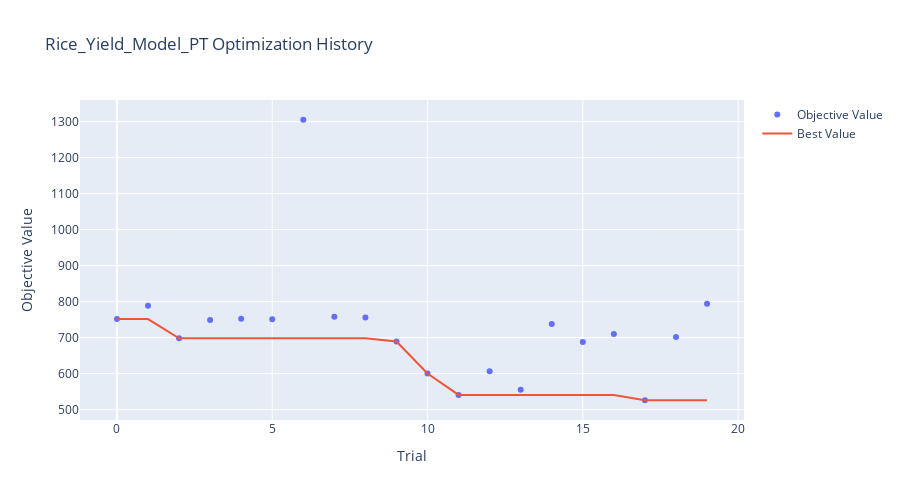
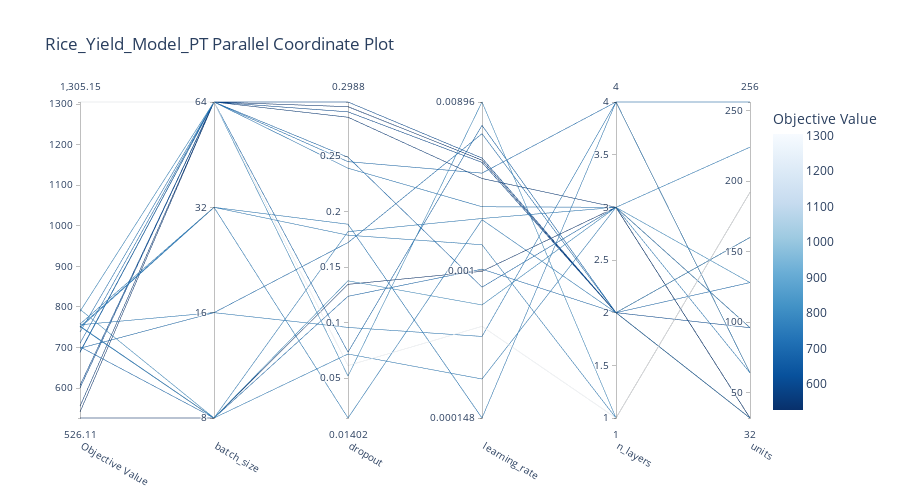
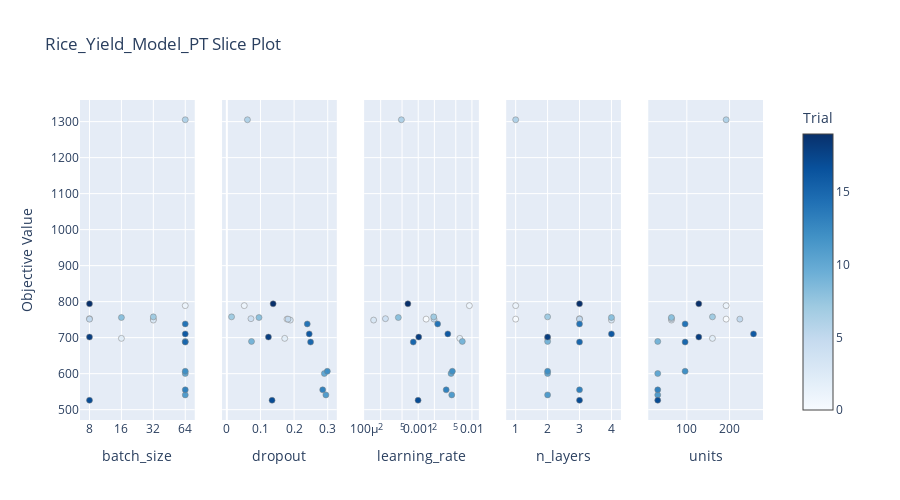

Here is the notebook cell these charts were saved with, in order:
### Markdown cell above
### 6. Optuna Visualization

### Code cell
# --- OPTUNA VISUALIZATIONS ---
name = "Rice_Yield_Model_PT"

# 1. Optimization History
fig = plot_optimization_history(study)
fig.update_layout(title=f'{name} Optimization History', width=900, height=500)
fig.show()

# 2. Parallel Coordinate
fig = plot_parallel_coordinate(study)
fig.update_layout(title=f'{name} Parallel Coordinate Plot', width=900, height=500)
fig.show()

# 3. Slice Plot
fig = plot_slice(study)
fig.update_layout(title=f'{name} Slice Plot', width=900, height=500)
fig.show()

### Figure 1 — Plotly figure (JSON) as saved in the notebook; plotly's stock layout.template omitted (floating-point values rounded to 4 significant figures)
{"data": [{"mode": "markers", "name": "Objective Value", "type": "scatter", "x": [0, 1, 2, 3, 4, 5, 6, 7, 8, 9, 10, 11, 12, 13, 14, 15, 16, 17, 18, 19], "y": [751.4, 788.9, 698.0, 748.8, 752.7, 751.4, 1305.0, 757.7, 755.9, 689.4, 600.3, 541.0, 606.6, 555.0, 738.1, 687.7, 710.4, 526.1, 701.6, 794.0]}, {"mode": "lines", "name": "Best Value", "type": "scatter", "x": [0, 1, 2, 3, 4, 5, 6, 7, 8, 9, 10, 11, 12, 13, 14, 15, 16, 17, 18, 19], "y": [751.4, 751.4, 698.0, 698.0, 698.0, 698.0, 698.0, 698.0, 698.0, 689.4, 600.3, 541.0, 541.0, 541.0, 541.0, 541.0, 541.0, 526.1, 526.1, 526.1]}, {"marker": {"color": "#cccccc"}, "mode": "markers", "name": "Infeasible Trial", "showlegend": false, "type": "scatter", "x": [], "y": []}], "layout": {"height": 500, "title": {"text": "Rice_Yield_Model_PT Optimization History"}, "width": 900, "xaxis": {"title": {"text": "Trial"}}, "yaxis": {"title": {"text": "Objective Value"}}}}

### Figure 2 — Plotly figure (JSON) as saved in the notebook; plotly's stock layout.template omitted (floating-point values rounded to 4 significant figures)
{"data": [{"dimensions": [{"label": "Objective Value", "range": [526.1, 1305.0], "values": [752.7, 751.4, 526.1, 701.6, 794.0, 698.0, 755.9, 751.4, 748.8, 757.7, 788.9, 1305.0, 689.4, 600.3, 541.0, 606.6, 555.0, 738.1, 687.7, 710.4]}, {"label": "batch_size", "range": [0, 3], "ticktext": ["8", "16", "32", "64"], "tickvals": [0, 1, 2, 3], "values": [0, 0, 0, 0, 0, 1, 1, 2, 2, 2, 3, 3, 3, 3, 3, 3, 3, 3, 3, 3]}, {"label": "dropout", "range": [0.01402, 0.2988], "values": [0.07168, 0.1819, 0.1345, 0.1237, 0.1376, 0.1721, 0.09564, 0.1788, 0.1886, 0.01402, 0.05181, 0.06129, 0.07335, 0.2899, 0.2946, 0.2988, 0.2851, 0.2391, 0.249, 0.245]}, {"label": "learning_rate", "range": [-3.83, -2.047], "ticktext": ["0.000148", "0.001", "0.00896"], "tickvals": [-3.83, -3, -2.047], "values": [-3.61, -2.705, -3.003, -2.99, -3.193, -2.226, -3.37, -2.853, -3.83, -2.712, -2.047, -3.313, -2.179, -2.388, -2.376, -2.364, -2.479, -2.638, -3.092, -2.449]}, {"label": "n_layers", "range": [1, 4], "values": [3, 3, 3, 2, 3, 2, 4, 1, 4, 2, 1, 1, 2, 2, 2, 2, 3, 3, 3, 4]}, {"label": "units", "range": [32, 256], "values": [64, 224, 32, 128, 128, 160, 64, 192, 64, 160, 192, 192, 32, 32, 32, 96, 32, 96, 96, 256]}], "labelangle": 30, "labelside": "bottom", "line": {"color": [752.7, 751.4, 526.1, 701.6, 794.0, 698.0, 755.9, 751.4, 748.8, 757.7, 788.9, 1305.0, 689.4, 600.3, 541.0, 606.6, 555.0, 738.1, 687.7, 710.4], "colorbar": {"title": {"text": "Objective Value"}}, "colorscale": [[0, "rgb(247,251,255)"], [0.125, "rgb(222,235,247)"], [0.25, "rgb(198,219,239)"], [0.375, "rgb(158,202,225)"], [0.5, "rgb(107,174,214)"], [0.625, "rgb(66,146,198)"], [0.75, "rgb(33,113,181)"], [0.875, "rgb(8,81,156)"], [1, "rgb(8,48,107)"]], "reversescale": true, "showscale": true}, "type": "parcoords"}], "layout": {"height": 500, "title": {"text": "Rice_Yield_Model_PT Parallel Coordinate Plot"}, "width": 900}}

### Figure 3 — Plotly figure (JSON) as saved in the notebook; plotly's stock layout.template omitted (floating-point values rounded to 4 significant figures)
{"data": [{"marker": {"color": [0, 1, 2, 3, 4, 5, 6, 7, 8, 9, 10, 11, 12, 13, 14, 15, 16, 17, 18, 19], "colorbar": {"title": {"text": "Trial"}, "x": 1, "xpad": 40}, "colorscale": [[0, "rgb(247,251,255)"], [0.125, "rgb(222,235,247)"], [0.25, "rgb(198,219,239)"], [0.375, "rgb(158,202,225)"], [0.5, "rgb(107,174,214)"], [0.625, "rgb(66,146,198)"], [0.75, "rgb(33,113,181)"], [0.875, "rgb(8,81,156)"], [1, "rgb(8,48,107)"]], "line": {"color": "Grey", "width": 0.5}, "showscale": true}, "mode": "markers", "name": "Feasible Trial", "showlegend": false, "type": "scatter", "x": [32, 64, 16, 32, 8, 8, 64, 32, 16, 64, 64, 64, 64, 64, 64, 64, 64, 8, 8, 8], "xaxis": "x", "y": [751.4, 788.9, 698.0, 748.8, 752.7, 751.4, 1305.0, 757.7, 755.9, 689.4, 600.3, 541.0, 606.6, 555.0, 738.1, 687.7, 710.4, 526.1, 701.6, 794.0], "yaxis": "y"}, {"marker": {"color": [0, 1, 2, 3, 4, 5, 6, 7, 8, 9, 10, 11, 12, 13, 14, 15, 16, 17, 18, 19], "colorbar": {"title": {"text": "Trial"}, "x": 1, "xpad": 40}, "colorscale": [[0, "rgb(247,251,255)"], [0.125, "rgb(222,235,247)"], [0.25, "rgb(198,219,239)"], [0.375, "rgb(158,202,225)"], [0.5, "rgb(107,174,214)"], [0.625, "rgb(66,146,198)"], [0.75, "rgb(33,113,181)"], [0.875, "rgb(8,81,156)"], [1, "rgb(8,48,107)"]], "line": {"color": "Grey", "width": 0.5}, "showscale": false}, "mode": "markers", "name": "Feasible Trial", "showlegend": false, "type": "scatter", "x": [0.1788, 0.05181, 0.1721, 0.1886, 0.07168, 0.1819, 0.06129, 0.01402, 0.09564, 0.07335, 0.2899, 0.2946, 0.2988, 0.2851, 0.2391, 0.249, 0.245, 0.1345, 0.1237, 0.1376], "xaxis": "x2", "y": [751.4, 788.9, 698.0, 748.8, 752.7, 751.4, 1305.0, 757.7, 755.9, 689.4, 600.3, 541.0, 606.6, 555.0, 738.1, 687.7, 710.4, 526.1, 701.6, 794.0], "yaxis": "y2"}, {"marker": {"color": [0, 1, 2, 3, 4, 5, 6, 7, 8, 9, 10, 11, 12, 13, 14, 15, 16, 17, 18, 19], "colorbar": {"title": {"text": "Trial"}, "x": 1, "xpad": 40}, "colorscale": [[0, "rgb(247,251,255)"], [0.125, "rgb(222,235,247)"], [0.25, "rgb(198,219,239)"], [0.375, "rgb(158,202,225)"], [0.5, "rgb(107,174,214)"], [0.625, "rgb(66,146,198)"], [0.75, "rgb(33,113,181)"], [0.875, "rgb(8,81,156)"], [1, "rgb(8,48,107)"]], "line": {"color": "Grey", "width": 0.5}, "showscale": false}, "mode": "markers", "name": "Feasible Trial", "showlegend": false, "type": "scatter", "x": [0.001404, 0.008965, 0.005937, 0.0001478, 0.0002453, 0.001974, 0.0004862, 0.001943, 0.0004265, 0.006617, 0.004091, 0.004209, 0.004327, 0.003318, 0.002299, 0.000809, 0.003558, 0.0009942, 0.001022, 0.0006419], "xaxis": "x3", "y": [751.4, 788.9, 698.0, 748.8, 752.7, 751.4, 1305.0, 757.7, 755.9, 689.4, 600.3, 541.0, 606.6, 555.0, 738.1, 687.7, 710.4, 526.1, 701.6, 794.0], "yaxis": "y3"}, {"marker": {"color": [0, 1, 2, 3, 4, 5, 6, 7, 8, 9, 10, 11, 12, 13, 14, 15, 16, 17, 18, 19], "colorbar": {"title": {"text": "Trial"}, "x": 1, "xpad": 40}, "colorscale": [[0, "rgb(247,251,255)"], [0.125, "rgb(222,235,247)"], [0.25, "rgb(198,219,239)"], [0.375, "rgb(158,202,225)"], [0.5, "rgb(107,174,214)"], [0.625, "rgb(66,146,198)"], [0.75, "rgb(33,113,181)"], [0.875, "rgb(8,81,156)"], [1, "rgb(8,48,107)"]], "line": {"color": "Grey", "width": 0.5}, "showscale": false}, "mode": "markers", "name": "Feasible Trial", "showlegend": false, "type": "scatter", "x": [1, 1, 2, 4, 3, 3, 1, 2, 4, 2, 2, 2, 2, 3, 3, 3, 4, 3, 2, 3], "xaxis": "x4", "y": [751.4, 788.9, 698.0, 748.8, 752.7, 751.4, 1305.0, 757.7, 755.9, 689.4, 600.3, 541.0, 606.6, 555.0, 738.1, 687.7, 710.4, 526.1, 701.6, 794.0], "yaxis": "y4"}, {"marker": {"color": [0, 1, 2, 3, 4, 5, 6, 7, 8, 9, 10, 11, 12, 13, 14, 15, 16, 17, 18, 19], "colorbar": {"title": {"text": "Trial"}, "x": 1, "xpad": 40}, "colorscale": [[0, "rgb(247,251,255)"], [0.125, "rgb(222,235,247)"], [0.25, "rgb(198,219,239)"], [0.375, "rgb(158,202,225)"], [0.5, "rgb(107,174,214)"], [0.625, "rgb(66,146,198)"], [0.75, "rgb(33,113,181)"], [0.875, "rgb(8,81,156)"], [1, "rgb(8,48,107)"]], "line": {"color": "Grey", "width": 0.5}, "showscale": false}, "mode": "markers", "name": "Feasible Trial", "showlegend": false, "type": "scatter", "x": [192, 192, 160, 64, 64, 224, 192, 160, 64, 32, 32, 32, 96, 32, 96, 96, 256, 32, 128, 128], "xaxis": "x5", "y": [751.4, 788.9, 698.0, 748.8, 752.7, 751.4, 1305.0, 757.7, 755.9, 689.4, 600.3, 541.0, 606.6, 555.0, 738.1, 687.7, 710.4, 526.1, 701.6, 794.0], "yaxis": "y5"}], "layout": {"height": 500, "title": {"text": "Rice_Yield_Model_PT Slice Plot"}, "width": 900, "xaxis": {"anchor": "y", "categoryarray": [8, 16, 32, 64], "categoryorder": "array", "domain": [0, 0.168], "title": {"text": "batch_size"}, "type": "category"}, "xaxis2": {"anchor": "y2", "domain": [0.208, 0.376], "title": {"text": "dropout"}}, "xaxis3": {"anchor": "y3", "domain": [0.416, 0.584], "title": {"text": "learning_rate"}, "type": "log"}, "xaxis4": {"anchor": "y4", "domain": [0.624, 0.792], "title": {"text": "n_layers"}}, "xaxis5": {"anchor": "y5", "domain": [0.832, 1], "title": {"text": "units"}}, "yaxis": {"anchor": "x", "domain": [0, 1], "title": {"text": "Objective Value"}}, "yaxis2": {"anchor": "x2", "domain": [0, 1], "matches": "y", "showticklabels": false}, "yaxis3": {"anchor": "x3", "domain": [0, 1], "matches": "y", "showticklabels": false}, "yaxis4": {"anchor": "x4", "domain": [0, 1], "matches": "y", "showticklabels": false}, "yaxis5": {"anchor": "x5", "domain": [0, 1], "matches": "y", "showticklabels": false}}}
